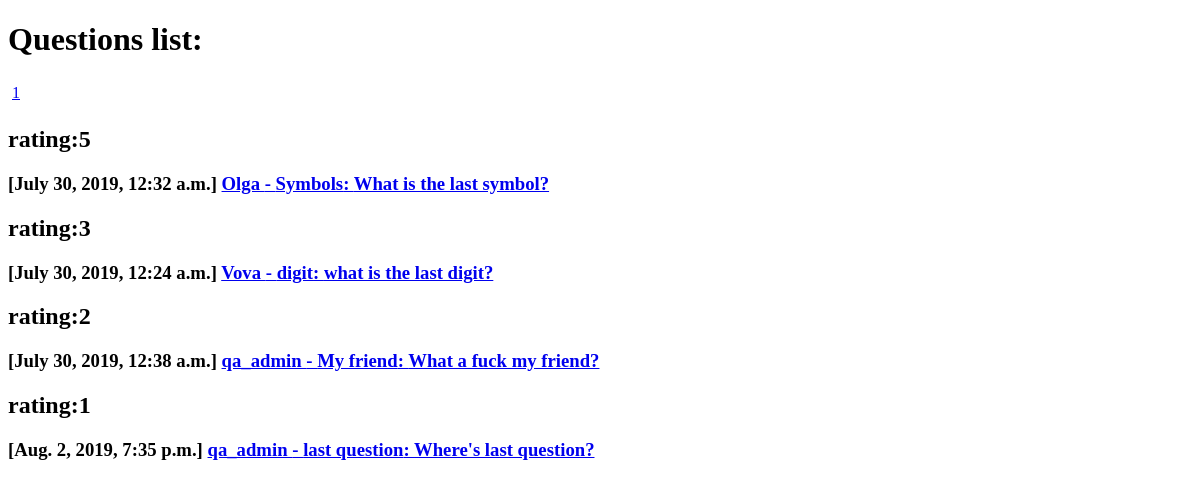
The page /popular/ on the database as committed earlier.
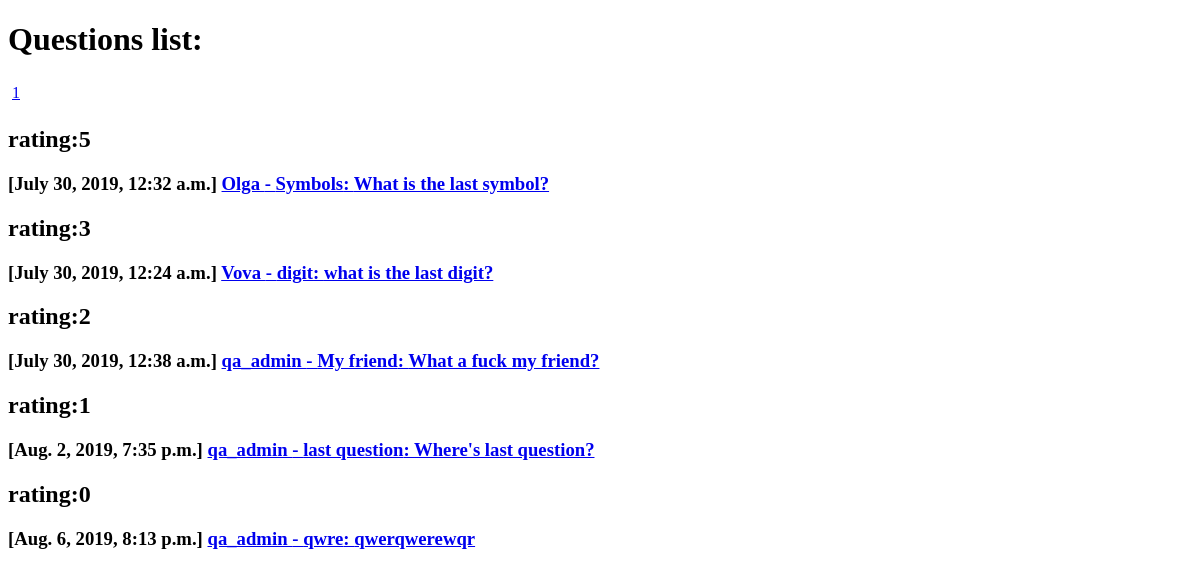
The same page on the database as committed later.
### qa/models.py (models this page shows, shortened)
class Question(models.Model):
    objects = QuestionManager()
    title = models.CharField(max_length=255)
    text = models.TextField(default='')
    added_at = models.DateTimeField(blank=True, auto_now_add=True)
    rating = models.IntegerField(default=0)
    author = models.ForeignKey(User, on_delete=models.SET_NULL, null=True)
    likes = models.ManyToManyField(User, related_name='question_like_user', blank=True)
    def get_url(self):
        return "/question/{}/".format(self.id)

### qa/views.py (the view)
# urls.py: path('popular/', views.question_by_rating, name='question-by-rating'),
@require_GET
def question_by_rating(request):
    questions = Question.objects.popular()
    paginator, page = paginate(request, questions)
    paginator.baseurl = '/popular/?page='
    context = {
        'questions': page.object_list,
        'paginator': paginator,
        'page': page,
    }
    return  render(request, 'popular.html', context)

### qa/models.py (called while the page is built)
    def popular(self):
        return self.order_by('-rating')

### qa/views.py (called while the page is built)
def paginate(request, qs):
    try:
        limit = int(request.GET.get('limit', 10))
    except ValueError:
        limit = 10
    if limit > 100:
        limit = 10
    try:
        page = int(request.GET.get('page', 1))
    except ValueError:
        raise Http404
    paginator = Paginator(qs, limit)
    try:
        page = paginator.page(page)
    except EmptyPage:
        page = paginator.page(paginator.num_pages)
    return paginator, page

### qa/templates/popular.html (shortened to what this page needs)
<!DOCTYPE html>
<html lang="en">
<head>
</head>
<body>
<h1> Questions list: </h1>
<nav><ul class="pagination">
{% for p in paginator.page_range %}
  {% if p == page.number %}
  <li class="active">
  {% else %}
  <li>
  {% endif %}
    <a href="{{ paginator.baseurl }}{{ p }}">{{ p }}</a>
  </li>
{% endfor %}
</ul></nav>
{% for question in questions %}
<h2> rating:{{question.rating}} </h2>
<h3> [{{question.added_at}}] <a href="{{ question.get_url }}">{{question.author}} - {{question.title}}: {{question.text}}</a>  </h3>
{% endfor %}
</body>
</html>

Rows that differ between the two databases and show on the page:
added Question: rating "0", added_at "Aug. 6, 2019, 8:13 p.m.", author "qa_admin", title "qwre", text "qwerqwerewqr"
